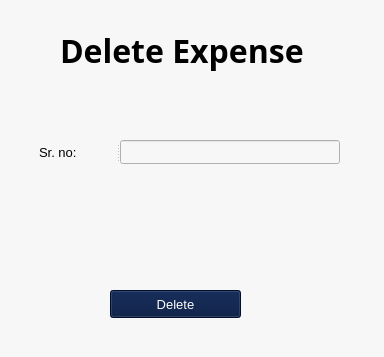
<?xml version="1.0" encoding="UTF-8"?>
<ui version="4.0">
 <class>MainWindow</class>
 <widget class="QMainWindow" name="MainWindow">
  <property name="geometry">
   <rect>
    <x>0</x>
    <y>0</y>
    <width>384</width>
    <height>357</height>
   </rect>
  </property>
  <property name="windowTitle">
   <string>Delete Screen</string>
  </property>
  <property name="styleSheet">
   <string notr="true">background-color: rgb(247, 247, 247);</string>
  </property>
  <widget class="QWidget" name="centralwidget">
   <widget class="QLabel" name="label">
    <property name="geometry">
     <rect>
      <x>60</x>
      <y>20</y>
      <width>291</width>
      <height>61</height>
     </rect>
    </property>
    <property name="font">
     <font>
      <family>Source Sans Pro</family>
      <pointsize>24</pointsize>
      <weight>75</weight>
      <bold>true</bold>
     </font>
    </property>
    <property name="styleSheet">
     <string notr="true"/>
    </property>
    <property name="text">
     <string>Delete Expense</string>
    </property>
   </widget>
   <widget class="QPushButton" name="btn_delete">
    <property name="geometry">
     <rect>
      <x>110</x>
      <y>290</y>
      <width>131</width>
      <height>28</height>
     </rect>
    </property>
    <property name="font">
     <font>
      <pointsize>10</pointsize>
     </font>
    </property>
    <property name="styleSheet">
     <string notr="true">background-color: rgb(0, 20, 61);
color: rgb(253, 253, 253);

</string>
    </property>
    <property name="text">
     <string>Delete</string>
    </property>
   </widget>
   <widget class="QSplitter" name="splitter">
    <property name="geometry">
     <rect>
      <x>39</x>
      <y>140</y>
      <width>301</width>
      <height>24</height>
     </rect>
    </property>
    <property name="orientation">
     <enum>Qt::Horizontal</enum>
    </property>
    <widget class="QLabel" name="label_2">
     <property name="font">
      <font>
       <pointsize>10</pointsize>
      </font>
     </property>
     <property name="styleSheet">
      <string notr="true"/>
     </property>
     <property name="text">
      <string>Sr. no:</string>
     </property>
    </widget>
    <widget class="QLineEdit" name="srno">
     <property name="styleSheet">
      <string notr="true"/>
     </property>
    </widget>
   </widget>
  </widget>
 </widget>
 <resources/>
 <connections/>
</ui>
